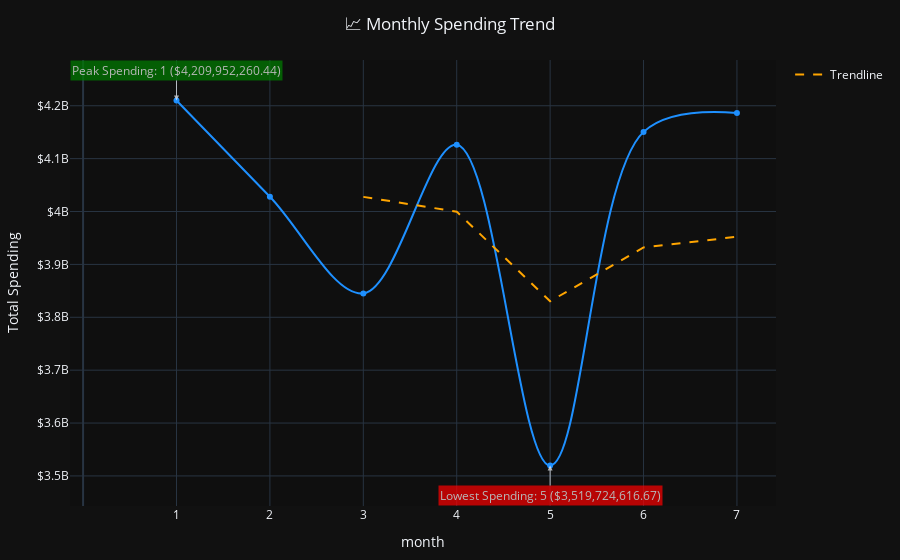

Source (notebook cell):
### Markdown cell above
### 3.2 Analyze Monthly Spending Trends

### Code cell
import plotly.express as px
spending_per_month = df.groupby("month")["total_price"].sum()

fig = px.line(
    spending_per_month, 
    x=spending_per_month.index, 
    y=spending_per_month.values, 
    title="📈 Monthly Spending Trend", 
    labels={"x": "Month", "y": "Total Spending"},
    markers=True,
    line_shape="spline",  # Smoothing out the curve for better trend visibility
    color_discrete_sequence=["dodgerblue"]  # Consistent color to emphasize the trend
)

# Highlight the months with the highest and lowest spending
max_spending_month = spending_per_month.idxmax()
max_spending_value = spending_per_month.max()
min_spending_month = spending_per_month.idxmin()
min_spending_value = spending_per_month.min()

# Annotating the highest and lowest spending points
fig.add_annotation(
    x=max_spending_month, 
    y=max_spending_value, 
    text=f"Peak Spending: {max_spending_month} (${max_spending_value:,.2f})", 
    showarrow=True, 
    arrowhead=2, 
    ax=0, 
    ay=-30,
    font=dict(size=12, color="white"),
    bgcolor="green",
    opacity=0.7
)

fig.add_annotation(
    x=min_spending_month, 
    y=min_spending_value, 
    text=f"Lowest Spending: {min_spending_month} (${min_spending_value:,.2f})", 
    showarrow=True, 
    arrowhead=2, 
    ax=0, 
    ay=30,
    font=dict(size=12, color="white"),
    bgcolor="red",
    opacity=0.7
)

# Add a trendline to show overall spending direction
fig.add_trace(go.Scatter(
    x=spending_per_month.index, 
    y=spending_per_month.rolling(window=3).mean(),  # A  rolling average to highlight trends
    mode="lines", 
    name="Trendline",
    line=dict(color="orange", dash="dash")
))

fig.update_layout(
    title_x=0.5, 
    xaxis=dict(
        tickmode="array",
        tickvals=spending_per_month.index,
        ticktext=[f"{month}" for month in spending_per_month.index]
    ),
    yaxis=dict(
        tickprefix="$",  # Adding currency sign for clarity
        title="Total Spending"
    ),
    hovermode="x unified",  # Show all information at a specific point
    template="plotly_dark",  # Dark background for visual contrast
    plot_bgcolor='rgba(0, 0, 0, 0.1)',
    margin=dict(l=40, r=40, t=60, b=40)
)

fig.show()

### Figure 1 — Plotly figure (JSON) as saved in the notebook; plotly's stock layout.template omitted (floating-point values rounded to 4 significant figures)
{"data": [{"hovertemplate": "month=%{x}<br>Total Spending=%{y}<extra></extra>", "legendgroup": "", "line": {"color": "dodgerblue", "dash": "solid", "shape": "spline"}, "marker": {"symbol": "circle"}, "mode": "lines+markers", "name": "", "orientation": "v", "showlegend": false, "type": "scatter", "x": [1, 2, 3, 4, 5, 6, 7], "xaxis": "x", "y": [4210000000.0, 4028000000.0, 3845000000.0, 4126000000.0, 3520000000.0, 4151000000.0, 4186000000.0], "yaxis": "y"}, {"line": {"color": "orange", "dash": "dash"}, "mode": "lines", "name": "Trendline", "type": "scatter", "x": [1, 2, 3, 4, 5, 6, 7], "y": [NaN, NaN, 4028000000.0, 4000000000.0, 3830000000.0, 3932000000.0, 3952000000.0]}], "layout": {"annotations": [{"arrowhead": 2, "ax": 0, "ay": -30, "bgcolor": "green", "font": {"color": "white", "size": 12}, "opacity": 0.7, "showarrow": true, "text": "Peak Spending: 1 ($4,209,952,260.44)", "x": 1, "y": 4210000000.0}, {"arrowhead": 2, "ax": 0, "ay": 30, "bgcolor": "red", "font": {"color": "white", "size": 12}, "opacity": 0.7, "showarrow": true, "text": "Lowest Spending: 5 ($3,519,724,616.67)", "x": 5, "y": 3520000000.0}], "hovermode": "x unified", "legend": {"tracegroupgap": 0}, "margin": {"b": 40, "l": 40, "r": 40, "t": 60}, "plot_bgcolor": "rgba(0, 0, 0, 0.1)", "title": {"text": "📈 Monthly Spending Trend", "x": 0.5}, "xaxis": {"anchor": "y", "domain": [0, 1], "tickmode": "array", "ticktext": ["1", "2", "3", "4", "5", "6", "7"], "tickvals": [1, 2, 3, 4, 5, 6, 7], "title": {"text": "month"}}, "yaxis": {"anchor": "x", "domain": [0, 1], "tickprefix": "$", "title": {"text": "Total Spending"}}}}
